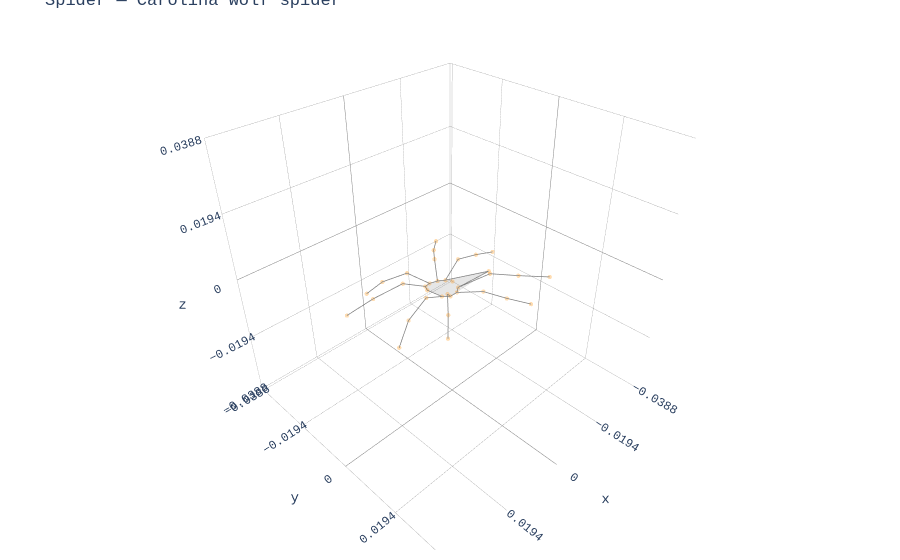

Notebook cell for this chart:
### Markdown cell above
## 1. Loading and Basic Plot

### Code cell
spider = Animal3D("spider", data="../data/mean_spider_shape_carolina.csv")

print(f"Total markers: {spider.skeleton.n_markers}")
print(f"Analysis markers: {len(spider.analysis_indices)}")
print(f"Display-only: {spider.skeleton.display_only_markers}")
print(f"\nBody sections: {list(spider.polygons.keys())}")

fig = plot_plotly(spider, colour="darkorange")
fig.update_layout(title="Spider — Carolina wolf spider")
fig.show()
